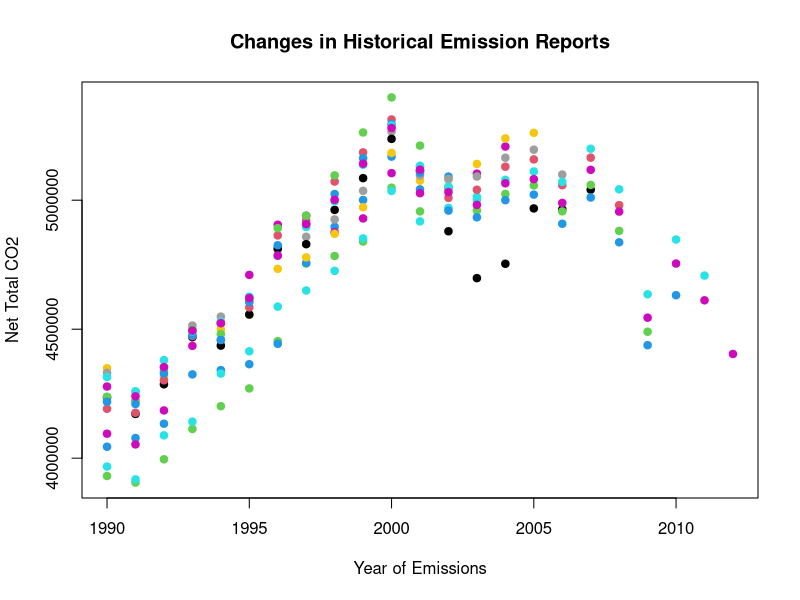
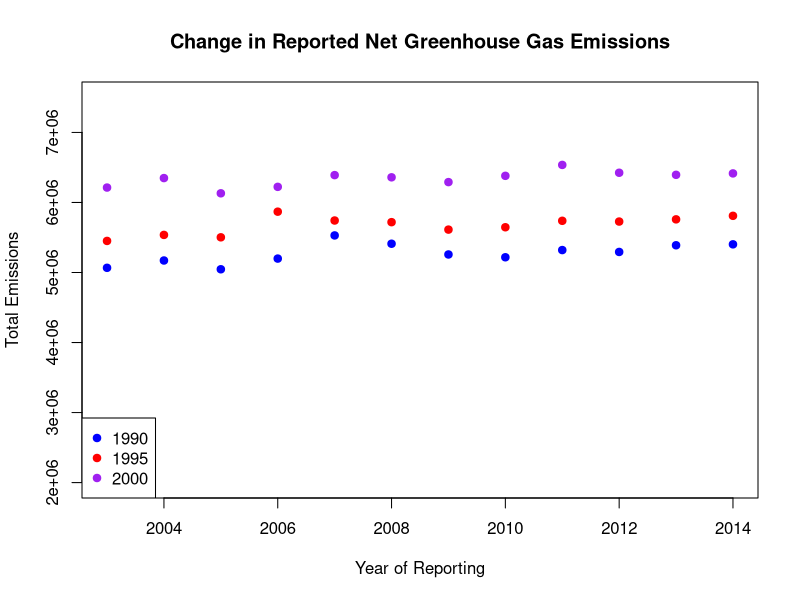
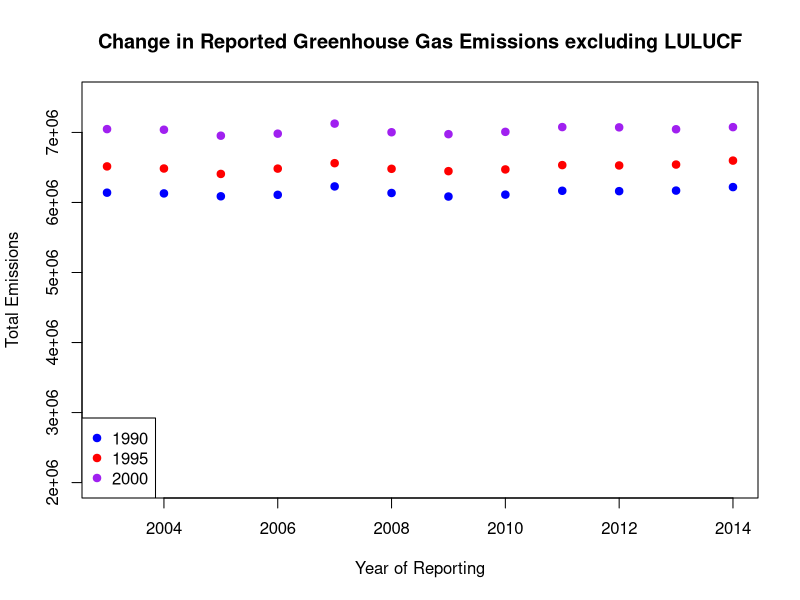
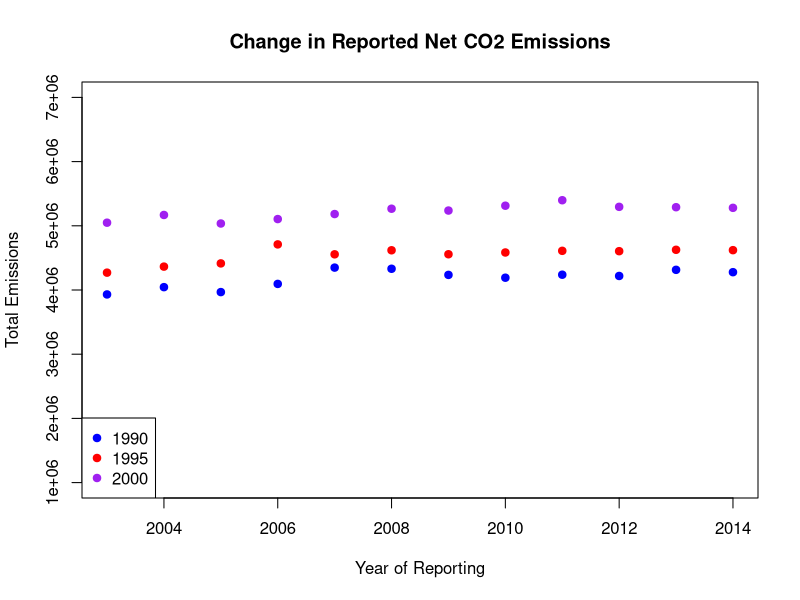
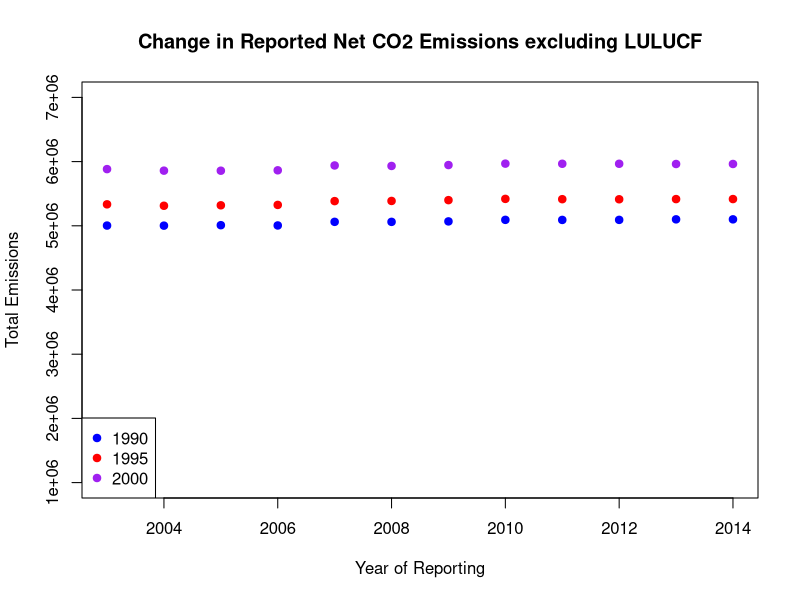
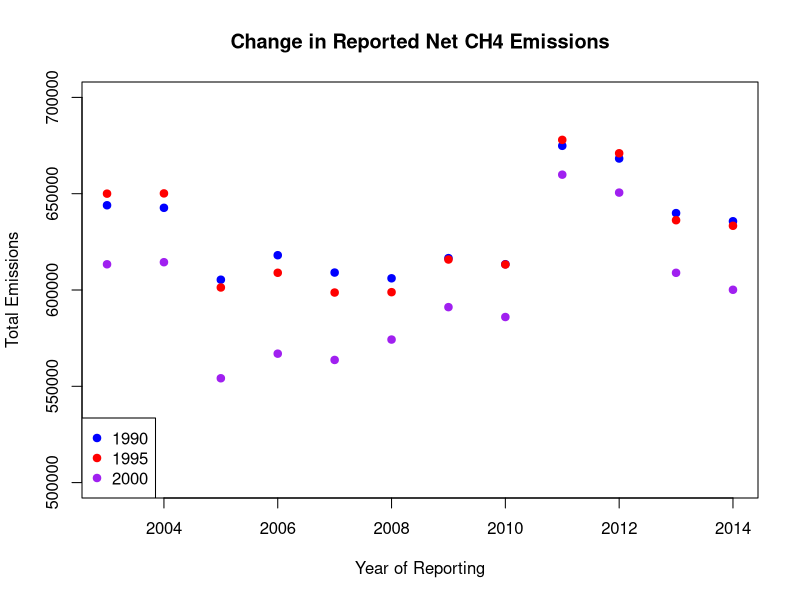
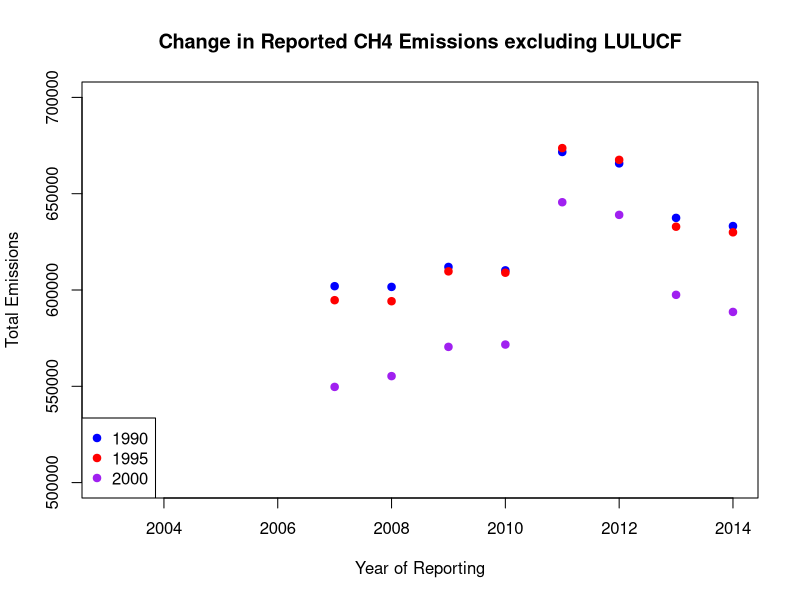
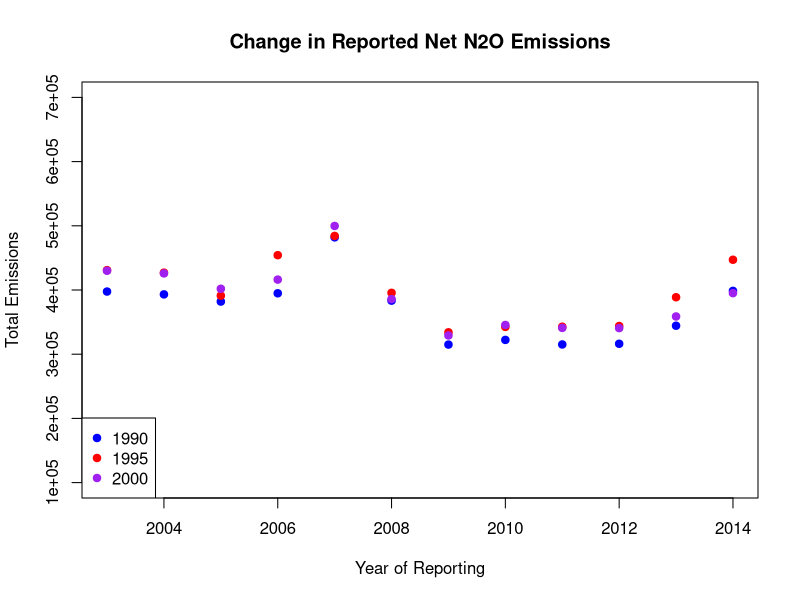

The R source for these figures, in order:
#loading net report data from 2003-2014
#WILL NEED TO BE CHANGED DEPENDING ON .csv LOCATION
USA_NetTotals <- read.csv("./USA_NetTotals.csv")

#Year - year of emissions
#Reported - year reported
#CO2_LU - CO2 (carbon dioxide) emissions including LULUCF (land use, land use change, forestry)
#CO2 - CO2 emissions excluding LULUCF
#CH4_LU - CH4 (methane) emissions including LULUCF
#CH4 - CH4 emissions excluding LULUCF
#N2O_LU - N2O (nitrous oxide) emissions including LULUCF
#N2O - N2O emissions excluding LULUCF
#HFCs - HFC (hydrofluorocarbons) emissions
#PFCs - PFC (perfluorocarbons) emissions
#SF6 - SF6 (sulfur hexafluoride) emissions
#Total_LU - net emissions including LULUCF
#Total - net emissions excluding LULUCF
#ALL UNITS CO2 EQUIVALENT Gg
names(USA_NetTotals)
summary(USA_NetTotals)

#basic plot of net CO2 vs year vs year reported #INCLUDE
plot(USA_NetTotals$Year, USA_NetTotals$CO2_LU, 
     col = USA_NetTotals$Reported,
     xlab = "Year of Emissions",
     ylab = "Net Total CO2",
     main = "Changes in Historical Emission Reports",
     pch = 19)

#splitting Report years into seperate data frames
#lapply(split(USA_NetTotals, USA_NetTotals$Reported), 
#       function(USA_Reported) { assign(paste0("USA_Reported", 
#                                USA_Reported$Reported[1]), 
#                                USA_Reported, pos= .GlobalEnv) })

#adding lines to plot
#lines(USA_Reported2003$Year, USA_Reported2003$CO2_LU, col = 2003)
#lines(USA_Reported2004$Year, USA_Reported2004$CO2_LU, col = 2004)
#lines(USA_Reported2005$Year, USA_Reported2005$CO2_LU, col = 2005)
#lines(USA_Reported2006$Year, USA_Reported2006$CO2_LU, col = 2006)
#lines(USA_Reported2007$Year, USA_Reported2007$CO2_LU, col = 2007)
#lines(USA_Reported2008$Year, USA_Reported2008$CO2_LU, col = 2008)
#lines(USA_Reported2009$Year, USA_Reported2009$CO2_LU, col = 2009)
#lines(USA_Reported2010$Year, USA_Reported2010$CO2_LU, col = 2010)
#lines(USA_Reported2011$Year, USA_Reported2011$CO2_LU, col = 2011)
#lines(USA_Reported2012$Year, USA_Reported2012$CO2_LU, col = 2012)
#lines(USA_Reported2013$Year, USA_Reported2013$CO2_LU, col = 2013)
#lines(USA_Reported2014$Year, USA_Reported2014$CO2_LU, col = 2014)

#plotting change in one variable (Total_LU) over time graphically #INCLUDE
USA_Year1990 <- subset(USA_NetTotals, Year == 1990)
USA_Year1995 <- subset(USA_NetTotals, Year == 1995)
USA_Year2000 <- subset(USA_NetTotals, Year == 2000)
plot(unique(USA_NetTotals$Reported), USA_Year1990$Total_LU,
     main = "Change in Reported Net Greenhouse Gas Emissions",
     ylab = "Total Emissions",
     xlab = "Year of Reporting",
     pch = 19,
     col = "blue",
     ylim = c(2000000,7500000))
points(unique(USA_NetTotals$Reported), USA_Year1995$Total_LU,
       pch = 19,
       col = "red") #adding points for 1995
points(unique(USA_NetTotals$Reported), USA_Year2000$Total_LU,
       pch = 19,
       col = "purple") #adding points for 2000
legend("bottomleft", c("1990", "1995", "2000"),
       col = c("blue", "red", "purple"),
       pch = 19)

#plotting change in Total excluding LULUCF #INCLUDE
plot(unique(USA_NetTotals$Reported), USA_Year1990$Total,
     main = "Change in Reported Greenhouse Gas Emissions excluding LULUCF",
     ylab = "Total Emissions",
     xlab = "Year of Reporting",
     pch = 19,
     col = "blue",
     ylim = c(2000000,7500000))
points(unique(USA_NetTotals$Reported), USA_Year1995$Total,
       pch = 19,
       col = "red") #adding points for 1995
points(unique(USA_NetTotals$Reported), USA_Year2000$Total,
       pch = 19,
       col = "purple") #adding points for 2000
legend("bottomleft", c("1990", "1995", "2000"),
       col = c("blue", "red", "purple"),
       pch = 19)


#plotting change in net CO2 (CO2_LU) #INCLUDE
plot(unique(USA_NetTotals$Reported), USA_Year1990$CO2_LU,
     main = "Change in Reported Net CO2 Emissions",
     ylab = "Total Emissions",
     xlab = "Year of Reporting",
     pch = 19,
     col = "blue",
     ylim = c(1000000,7000000))
points(unique(USA_NetTotals$Reported), USA_Year1995$CO2_LU,
       pch = 19,
       col = "red") #adding points for 1995
points(unique(USA_NetTotals$Reported), USA_Year2000$CO2_LU,
       pch = 19,
       col = "purple") #adding points for 2000
legend("bottomleft", c("1990", "1995", "2000"),
       col = c("blue", "red", "purple"),
       pch = 19)

#plotting change in CO2 #INCLUDE
plot(unique(USA_NetTotals$Reported), USA_Year1990$CO2,
     main = "Change in Reported Net CO2 Emissions excluding LULUCF",
     ylab = "Total Emissions",
     xlab = "Year of Reporting",
     pch = 19,
     col = "blue",
     ylim = c(1000000,7000000))
points(unique(USA_NetTotals$Reported), USA_Year1995$CO2,
       pch = 19,
       col = "red") #adding points for 1995
points(unique(USA_NetTotals$Reported), USA_Year2000$CO2,
       pch = 19,
       col = "purple") #adding points for 2000
legend("bottomleft", c("1990", "1995", "2000"),
       col = c("blue", "red", "purple"),
       pch = 19)

#plotting change in net CH4 (CH4_LU) #INCLUDE
plot(unique(USA_NetTotals$Reported), USA_Year1990$CH4_LU,
     main = "Change in Reported Net CH4 Emissions",
     ylab = "Total Emissions",
     xlab = "Year of Reporting",
     pch = 19,
     col = "blue",
     ylim = c(500000,700000))
points(unique(USA_NetTotals$Reported), USA_Year1995$CH4_LU,
       pch = 19,
       col = "red") #adding points for 1995
points(unique(USA_NetTotals$Reported), USA_Year2000$CH4_LU,
       pch = 19,
       col = "purple") #adding points for 2000
legend("bottomleft", c("1990", "1995", "2000"),
       col = c("blue", "red", "purple"),
       pch = 19)

#plotting change in CH4
plot(unique(USA_NetTotals$Reported), USA_Year1990$CH4,
     main = "Change in Reported CH4 Emissions excluding LULUCF",
     ylab = "Total Emissions",
     xlab = "Year of Reporting",
     pch = 19,
     col = "blue",
     ylim = c(500000,700000))
points(unique(USA_NetTotals$Reported), USA_Year1995$CH4,
       pch = 19,
       col = "red") #adding points for 1995
points(unique(USA_NetTotals$Reported), USA_Year2000$CH4,
       pch = 19,
       col = "purple") #adding points for 2000
legend("bottomleft", c("1990", "1995", "2000"),
       col = c("blue", "red", "purple"),
       pch = 19)

#plotting change in net N2O (N2O_LU) #INCLUDE
plot(unique(USA_NetTotals$Reported), USA_Year1990$N2O_LU,
     main = "Change in Reported Net N2O Emissions",
     ylab = "Total Emissions",
     xlab = "Year of Reporting",
     pch = 19,
     col = "blue",
     ylim = c(100000,700000))
points(unique(USA_NetTotals$Reported), USA_Year1995$N2O_LU,
       pch = 19,
       col = "red") #adding points for 1995
points(unique(USA_NetTotals$Reported), USA_Year2000$N2O_LU,
       pch = 19,
       col = "purple") #adding points for 2000
legend("bottomleft", c("1990", "1995", "2000"),
       col = c("blue", "red", "purple"),
       pch = 19)

#plotting change in N2O
plot(unique(USA_NetTotals$Reported), USA_Year1990$N2O,
     main = "Change in Reported N2O Emissions excluding LULUCF",
     ylab = "Total Emissions",
     xlab = "Year of Reporting",
     pch = 19,
     col = "blue",
     ylim = c(100000,700000))
points(unique(USA_NetTotals$Reported), USA_Year1995$N2O,
       pch = 19,
       col = "red") #adding points for 1995
points(unique(USA_NetTotals$Reported), USA_Year2000$N2O,
       pch = 19,
       col = "purple") #adding points for 2000
legend("bottomleft", c("1990", "1995", "2000"),
       col = c("blue", "red", "purple"),
       pch = 19)

#plotting change in HFCs
plot(unique(USA_NetTotals$Reported), USA_Year1990$HFCs,
     main = "Change in Reported Net HFCs Emissions",
     ylab = "Total Emissions",
     xlab = "Year of Reporting",
     pch = 19,
     col = "blue",
     ylim = c(1000,120000))
points(unique(USA_NetTotals$Reported), USA_Year1995$HFCs,
       pch = 19,
       col = "red") #adding points for 1995
points(unique(USA_NetTotals$Reported), USA_Year2000$HFCs,
       pch = 19,
       col = "purple") #adding points for 2000
legend("bottomleft", c("1990", "1995", "2000"),
       col = c("blue", "red", "purple"),
       pch = 19)

#plotting change in PFCs
plot(unique(USA_NetTotals$Reported), USA_Year1990$PFCs,
     main = "Change in Reported Net PFCs Emissions",
     ylab = "Total Emissions",
     xlab = "Year of Reporting",
     pch = 19,
     col = "blue",
     ylim = c(0,25000))
points(unique(USA_NetTotals$Reported), USA_Year1995$PFCs,
       pch = 19,
       col = "red") #adding points for 1995
points(unique(USA_NetTotals$Reported), USA_Year2000$PFCs,
       pch = 19,
       col = "purple") #adding points for 2000
legend("bottomleft", c("1990", "1995", "2000"),
       col = c("blue", "red", "purple"),
       pch = 19)

#plotting change in SF6
plot(unique(USA_NetTotals$Reported), USA_Year1990$SF6,
     main = "Change in Reported Net SF6 Emissions",
     ylab = "Total Emissions",
     xlab = "Year of Reporting",
     pch = 19,
     col = "blue",
     ylim = c(1000,40000))
points(unique(USA_NetTotals$Reported), USA_Year1995$SF6,
       pch = 19,
       col = "red") #adding points for 1995
points(unique(USA_NetTotals$Reported), USA_Year2000$SF6,
       pch = 19,
       col = "purple") #adding points for 2000
legend("bottomleft", c("1990", "1995", "2000"),
       col = c("blue", "red", "purple"),
       pch = 19)

